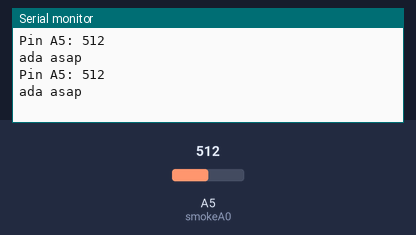
A sketch run on a simulated Arduino Uno, built with avr-gcc and run on an emulated ATmega328P. Parts: the last lines printed to the serial monitor. Inputs (shaded band) come from the test bench; at power-on: A5 (smokeA0) = 512. No radio packets arrive unless stated.

Above: at 1.8 s.
1.9 s: A5 (smokeA0) set to 413
At 2.8 s:
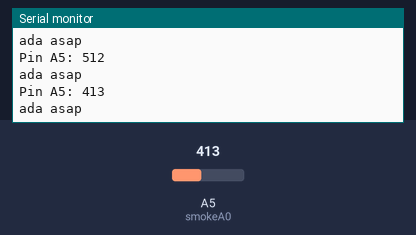
3.4 s: A5 (smokeA0) set to 384
At 4.4 s:
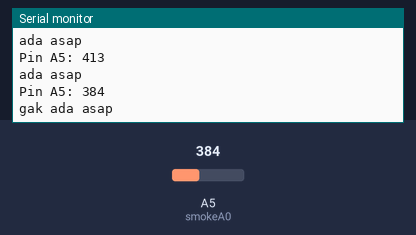
Timing chart, 0 to 6.4 s (numbered marks = the images above; inputs shaded):
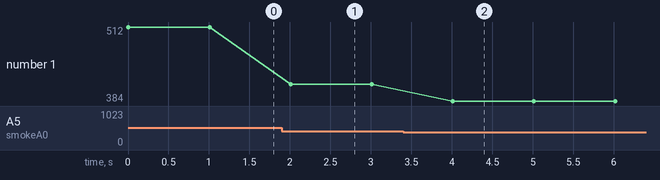

Measured:
- the behaviour switches between 401 and 400 on A5 (smokeA0) (found by bisection; images 1 and 2)
- after the input at 1.9 s, the serial monitor: prints a new line after 0.11 s (image 1)
- after the input at 3.4 s, the serial monitor: prints a new line after 0.61 s (image 2)
- plotted number 1: 512 → 413 after the input at 1.9 s, 413 → 384 after the input at 3.4 s

The sketch:

mq2.ino
```cpp
//Send.ino

#include<SPI.h>
#include<RF24.h>

int smokeA0 = A5;
// Your threshold value
int sensorThres = 400;

// ce, csn pins
RF24 radio(9, 10);
const uint64_t wadd = 0xF0F0F0F0C5LL;
const uint64_t radd = 0xF0F0F0F0A4LL;

void setup(void){
  radio.begin();
  radio.setPALevel(RF24_PA_MAX);
  radio.setChannel(0x76);
  radio.openWritingPipe(wadd);
  radio.openReadingPipe(1, radd);
  radio.enableDynamicPayloads();
  radio.stopListening();
  radio.powerUp();

  Serial.begin(9600);
  pinMode(smokeA0, INPUT);

}

void loop(void){

  int analogSensor = analogRead(smokeA0);

  Serial.print("Pin A5: ");
  Serial.println(analogSensor);
  // Checks if it has reached the threshold value
  if (analogSensor > sensorThres)
  {
    Serial.println ("ada asap");
    const char text[] = "1";
    radio.write(&text, sizeof(text));
  }
  else
  {
    Serial.println("gak ada asap");
    const char text[] = "0";
    radio.write(&text, sizeof(text));
  }

  delay(1000);

}
```
